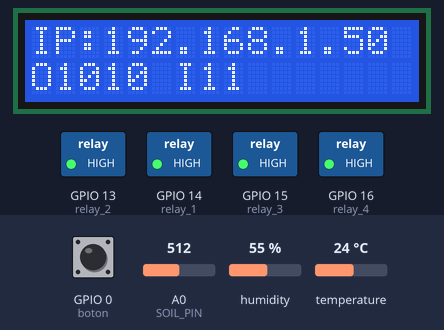
Recording of a sketch running on a simulated ESP8266 (NodeMCU). On the bench: 16×2 character LCD, switched loads named in the sketch (green lamp = pin HIGH). The test bench sets the inputs (shaded band); at power-on: GPIO 0 (boton) HIGH, A0 (SOIL_PIN) = 512, humidity 55 %, temperature 24 °C. WiFi joins after 1.5 s; servers stay silent unless stated; no MQTT or app messages arrive unless stated; what the sketch prints to the serial monitor is not drawn.

Above: at 6.4 s.
6.5 s: GPIO 0 (boton) pulled LOW for 0.4 s
At 7.5 s:
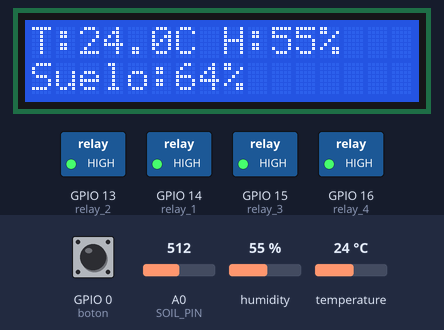
8.4 s: A0 (SOIL_PIN) set to 122
At 9.7 s:
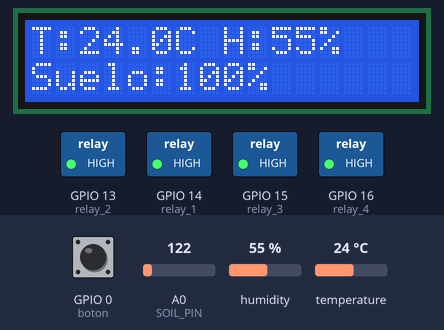
14.4 s: GPIO 0 (boton) pulled LOW for 1 s
At 15.5 s:
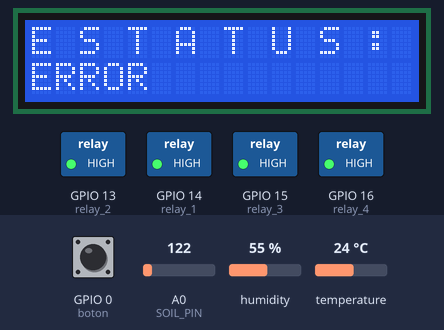
16.9 s: GPIO 0 (boton) pulled LOW for 0.4 s
At 18.6 s:
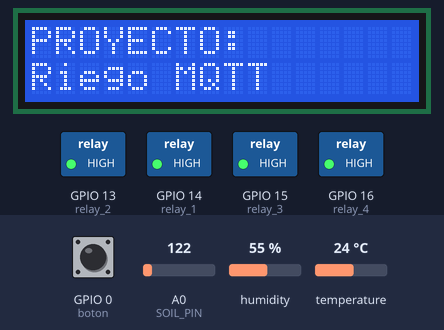
18.9 s: GPIO 0 (boton) pulled LOW for 3.2 s
At 20.4 s:
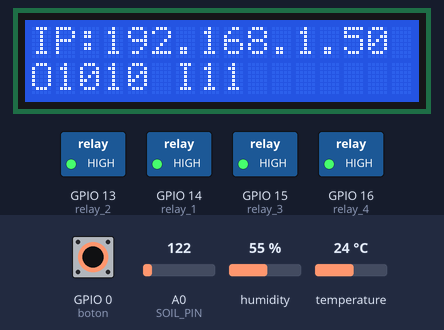
Timing chart, 0 to 21.9 s (numbered marks = the images above; inputs shaded):
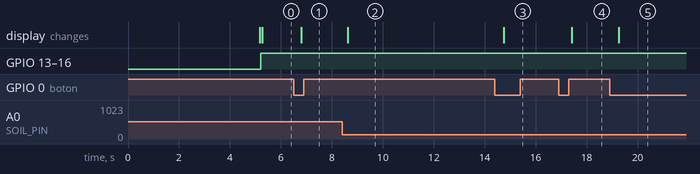

Measured:
- after the input at 6.5 s, the display: changes after 0.30 s (image 1)
- after the input at 8.4 s, the display: changes after 0.22 s (image 2)
- after the input at 14.4 s, the display: changes after 0.35 s (image 3)
- after the input at 16.9 s, the display: changes after 0.51 s (image 4)
- after the input at 18.9 s, the display: changes after 0.36 s (image 5)

The sketch:

ESP2688_con_Nodered.ino
```cpp
#include <ArduinoMqttClient.h>
#include <ESP8266WiFi.h>
#include <Wire.h>
#include <LiquidCrystal_I2C.h>
#include "DHT.h"

char ssid[] = "WiFiCJP-Alumnos";
char pass[] = "cjpalumnos2021";


#define SDA_PIN 4
#define SCL_PIN 5


#define SOIL_PIN A0


#define DHTPIN   12
#define DHTTYPE  DHT11
DHT dht(DHTPIN, DHTTYPE);


const int relay_1 = 14;
const int relay_2 = 13;
const int relay_3 = 15;
const int relay_4 = 16;


const int boton   = 0;


LiquidCrystal_I2C lcd(0x27, 16, 2);

WiFiClient wifiClient;
MqttClient mqttClient(wifiClient);

const char broker[] = "10.100.3.83";
int        port     = 1883;
const char topicA0[] = "real_unique_topic";
const char topicT[]  = "/meca/mkr1000/dht/t";
const char topicH[]  = "/meca/mkr1000/dht/h";
const char topicSoil[] = "/meca/esp8266/soil/h";


const unsigned long interval = 8000;
unsigned long previousMillis = 0;


bool wifiOK  = false;
bool mqttOK  = false;
int  pantalla = 0;
int  ultimoEstadoBoton = HIGH;


bool todoOK = false;
void vista1(String IP, int o1, int o2, int o3, int o4, int I1, int I2);
void vista2(float temp, float hum, float suelo);
void vista3(bool conectado);
void vista4();
void printSpaced(uint8_t col, uint8_t row, const char* txt);


void setup() {
  Serial.begin(9600);

    // attempt to connect to Wifi network:
  Serial.print("Attempting to connect to WPA SSID: ");
  Serial.println(ssid);
  while (WiFi.begin(ssid, pass) != WL_CONNECTED) {
    // failed, retry
    Serial.print(".");
    delay(5000);
  }

  Serial.println("You're connected to the network");
  Serial.println();

  Serial.print("Attempting to connect to the MQTT broker: ");
  Serial.println(broker);

  if (!mqttClient.connect(broker, port)) {
    Serial.print("MQTT connection failed! Error code = ");
    Serial.println(mqttClient.connectError());

    while (1);
  }

  Serial.println("You're connected to the MQTT broker!");
  Serial.println();

  while (!Serial) {}

  Wire.begin(SDA_PIN, SCL_PIN);


  lcd.init();
  lcd.backlight();
  lcd.clear();
  lcd.setCursor(0,0); lcd.print("Riego MQTT");


  pinMode(relay_1, OUTPUT);
  pinMode(relay_2, OUTPUT);
  pinMode(relay_3, OUTPUT);
  pinMode(relay_4, OUTPUT);
  pinMode(boton,   INPUT_PULLUP);

  dht.begin();

  Serial.print("Conectando a: "); Serial.println(ssid);
  WiFi.mode(WIFI_STA);
  WiFi.begin(ssid, pass);
  unsigned long t0 = millis();
  while (WiFi.status() != WL_CONNECTED) {
    Serial.print(".");
    delay(300);
    if (millis() - t0 > 15000) break;
  }
  if (WiFi.status() == WL_CONNECTED) {
    Serial.println("\nWiFi OK");
    wifiOK = true;
  } else {
    Serial.println("\nWiFi FAIL");
  }


  if (wifiOK) {
    Serial.print("MQTT -> "); Serial.print(broker); Serial.print(":"); Serial.println(port);
    if (!mqttClient.connect(broker, port)) {
      Serial.print("MQTT fallo. Error = ");
      Serial.println(mqttClient.connectError());
      mqttOK = false;
    } else {
      Serial.println("MQTT OK");
      mqttOK = true;
    }
  }

  digitalWrite(relay_1, LOW);
  digitalWrite(relay_2, LOW);
  digitalWrite(relay_3, LOW);
  digitalWrite(relay_4, LOW);
}

void loop() {

  if (mqttOK) mqttClient.poll();

  unsigned long currentMillis = millis();

  if (currentMillis - previousMillis >= interval) {
    // save the last time a message was sent
    previousMillis = currentMillis;

    //record random value from A0, A1 and A2
    int Rvalue = analogRead(A0);
    float t = dht.readTemperature();
    float h = dht.readHumidity();

    Serial.print("Sending message to topic: ");
    Serial.println(topicA0);
    Serial.println(Rvalue);

    Serial.print("Sending message to topic: ");
    Serial.println(topicT);
    Serial.println(t);

    Serial.print("Sending message to topic: ");
    Serial.println(topicH);
    Serial.println(h);

       // send message, the Print interface can be used to set the message contents
    mqttClient.beginMessage(topicA0);
    mqttClient.print(Rvalue);
    mqttClient.endMessage();

    Serial.println();
  // Check if any reads failed and exit early (to try again).
  if (isnan(h) || isnan(t)) {
    Serial.println(F("Failed to read from DHT sensor!"));
    return;
  }
  else{
    mqttClient.beginMessage(topicT);
    mqttClient.print(t);
    mqttClient.endMessage();

    mqttClient.beginMessage(topicH);
    mqttClient.print(h);
    mqttClient.endMessage();
  }
  float hic = dht.computeHeatIndex(t, h, false);

  Serial.print(F("Humidity: "));
  Serial.print(h);
  Serial.print(F("%  Temperature: "));
  Serial.print(t);
  Serial.print(F("°C "));
  Serial.print(F("°F  Heat index: "));
  Serial.print(hic);
  Serial.print(F("°C "));
  Serial.println(F("°F"));
}

  int estadoBoton = digitalRead(boton);
  if (ultimoEstadoBoton == HIGH && estadoBoton == LOW) {
    pantalla = (pantalla + 1) % 4;
    delay(200);
  }
  ultimoEstadoBoton = estadoBoton;


  unsigned long now = millis();
  if (now - previousMillis >= interval) {
    previousMillis = now;


    int soilRaw = analogRead(SOIL_PIN); // 0..1023

    float humedadSuelo = map(soilRaw, 900, 300, 0, 100);
    if (humedadSuelo < 0)   humedadSuelo = 0;
    if (humedadSuelo > 100) humedadSuelo = 100;

    float t = dht.readTemperature();
    float h = dht.readHumidity();


    Serial.print("Soil raw="); Serial.print(soilRaw);
    Serial.print("  HumedadSuelo="); Serial.print(humedadSuelo); Serial.println("%");

    if (isnan(h) || isnan(t)) {
      Serial.println(F("DHT error"));
    } else {
      Serial.print("T="); Serial.print(t); Serial.print("C  H="); Serial.print(h); Serial.println("%");
    }

    if (mqttOK) {

      mqttClient.beginMessage(topicSoil); mqttClient.print(humedadSuelo); mqttClient.endMessage();

      if (!isnan(h) && !isnan(t)) {
        mqttClient.beginMessage(topicT); mqttClient.print(t); mqttClient.endMessage();
        mqttClient.beginMessage(topicH); mqttClient.print(h); mqttClient.endMessage();
      }

      mqttClient.beginMessage(topicA0); mqttClient.print(soilRaw); mqttClient.endMessage();
    }
  }


  digitalWrite(relay_1, HIGH);
  digitalWrite(relay_2, HIGH);
  digitalWrite(relay_3, HIGH);
  digitalWrite(relay_4, HIGH);


  float t = dht.readTemperature();
float h = dht.readHumidity();
float humedadSuelo = map(analogRead(A0), 900, 300, 0, 100);

if (humedadSuelo < 0)   humedadSuelo = 0;
if (humedadSuelo > 100) humedadSuelo = 100;

if (pantalla == 0) {
  vista1(String(WiFi.localIP().toString()), 1, 0, 1, 0, DHTPIN, 1);
} else if (pantalla == 1) {
  vista2(t, h, humedadSuelo);
} else if (pantalla == 2) {
  vista3(todoOK);
} else if (pantalla == 3) {
  vista4();
}
}


void vista1(String IP, int o1, int o2, int o3, int o4, int I1, int I2) {
  lcd.clear();
  lcd.setCursor(0,0); lcd.print("IP:");
  lcd.setCursor(3,0); lcd.print(IP);

  lcd.setCursor(0,1); lcd.print("O");
  lcd.setCursor(1,1); lcd.print(o1);
  lcd.setCursor(2,1); lcd.print(o2);
  lcd.setCursor(3,1); lcd.print(o3);
  lcd.setCursor(4,1); lcd.print(o4);

  lcd.setCursor(6,1); lcd.print("I");
  lcd.setCursor(7,1); lcd.print(I1);
  lcd.setCursor(8,1); lcd.print(I2);
  delay(300);
}

void vista2(float temp, float hum, float suelo) {
  lcd.clear();
  lcd.setCursor(0,0);
  lcd.print("T:"); lcd.print(temp,1); lcd.print("C ");
  lcd.print("H:"); lcd.print(hum,0); lcd.print("%");
  lcd.setCursor(0,1);
  lcd.print("Suelo:"); lcd.print(suelo,0); lcd.print("%");
  delay(300);
}


void vista3(bool conectado) {
  lcd.clear();
  printSpaced(0, 0, "ESTATUS:");
  lcd.setCursor(0, 1);
  lcd.print(conectado ? "CONECTADO" : "ERROR");
  delay(300);
}

void vista4() {
  lcd.clear();
  lcd.setCursor(0, 0);
  lcd.print("PROYECTO:");
  lcd.setCursor(0, 1);
  lcd.print("Riego MQTT");
  delay(300);
}

void printSpaced(uint8_t col, uint8_t row, const char* txt) {
  lcd.setCursor(col, row);
  for (const char* p = txt; *p; ++p) { lcd.print(*p); lcd.print(' '); }
}
```
